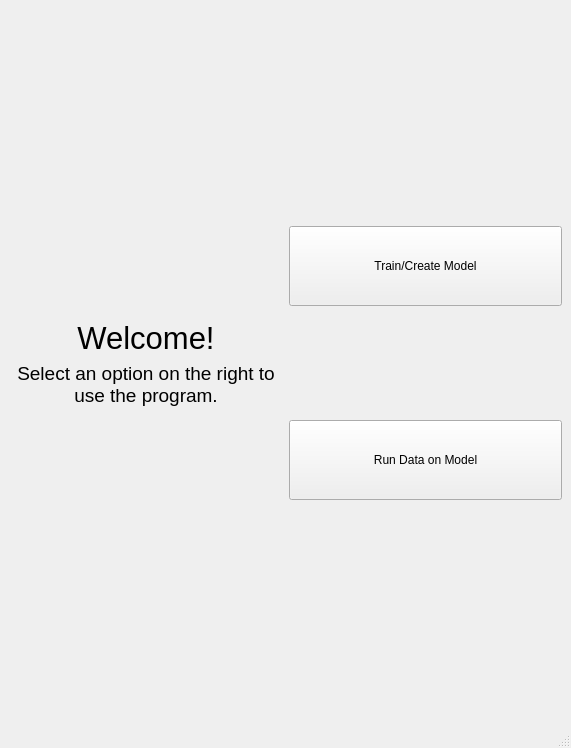
<?xml version="1.0" encoding="UTF-8"?>
<ui version="4.0">
 <class>MainWindow</class>
 <widget class="QMainWindow" name="MainWindow">
  <property name="geometry">
   <rect>
    <x>0</x>
    <y>0</y>
    <width>571</width>
    <height>748</height>
   </rect>
  </property>
  <property name="windowTitle">
   <string>MainWindow</string>
  </property>
  <widget class="QWidget" name="centralwidget">
   <layout class="QVBoxLayout" name="verticalLayout_3">
    <item>
     <layout class="QHBoxLayout" name="horizontalLayout">
      <item>
       <layout class="QVBoxLayout" name="verticalLayout_5">
        <item>
         <spacer name="verticalSpacer_2">
          <property name="orientation">
           <enum>Qt::Vertical</enum>
          </property>
          <property name="sizeHint" stdset="0">
           <size>
            <width>20</width>
            <height>40</height>
           </size>
          </property>
         </spacer>
        </item>
        <item>
         <widget class="QLabel" name="label">
          <property name="font">
           <font>
            <pointsize>23</pointsize>
           </font>
          </property>
          <property name="text">
           <string>Welcome!</string>
          </property>
          <property name="textFormat">
           <enum>Qt::RichText</enum>
          </property>
          <property name="alignment">
           <set>Qt::AlignCenter</set>
          </property>
          <property name="wordWrap">
           <bool>true</bool>
          </property>
         </widget>
        </item>
        <item>
         <widget class="QLabel" name="label_2">
          <property name="font">
           <font>
            <pointsize>14</pointsize>
           </font>
          </property>
          <property name="text">
           <string>Select an option on the right to use the program.</string>
          </property>
          <property name="textFormat">
           <enum>Qt::RichText</enum>
          </property>
          <property name="alignment">
           <set>Qt::AlignCenter</set>
          </property>
          <property name="wordWrap">
           <bool>true</bool>
          </property>
         </widget>
        </item>
        <item>
         <spacer name="verticalSpacer">
          <property name="orientation">
           <enum>Qt::Vertical</enum>
          </property>
          <property name="sizeHint" stdset="0">
           <size>
            <width>20</width>
            <height>40</height>
           </size>
          </property>
         </spacer>
        </item>
       </layout>
      </item>
      <item>
       <layout class="QVBoxLayout" name="verticalLayout_2" stretch="2,1,1,1,2">
        <item>
         <spacer name="verticalSpacer_4">
          <property name="orientation">
           <enum>Qt::Vertical</enum>
          </property>
          <property name="sizeHint" stdset="0">
           <size>
            <width>20</width>
            <height>40</height>
           </size>
          </property>
         </spacer>
        </item>
        <item>
         <widget class="QPushButton" name="pushButton">
          <property name="minimumSize">
           <size>
            <width>0</width>
            <height>80</height>
           </size>
          </property>
          <property name="text">
           <string>Train/Create Model</string>
          </property>
         </widget>
        </item>
        <item>
         <spacer name="verticalSpacer_5">
          <property name="orientation">
           <enum>Qt::Vertical</enum>
          </property>
          <property name="sizeHint" stdset="0">
           <size>
            <width>20</width>
            <height>40</height>
           </size>
          </property>
         </spacer>
        </item>
        <item>
         <widget class="QPushButton" name="pushButton_2">
          <property name="minimumSize">
           <size>
            <width>0</width>
            <height>80</height>
           </size>
          </property>
          <property name="text">
           <string>Run Data on Model</string>
          </property>
         </widget>
        </item>
        <item>
         <spacer name="verticalSpacer_3">
          <property name="orientation">
           <enum>Qt::Vertical</enum>
          </property>
          <property name="sizeHint" stdset="0">
           <size>
            <width>20</width>
            <height>40</height>
           </size>
          </property>
         </spacer>
        </item>
       </layout>
      </item>
     </layout>
    </item>
   </layout>
  </widget>
  <widget class="QMenuBar" name="menubar">
   <property name="geometry">
    <rect>
     <x>0</x>
     <y>0</y>
     <width>571</width>
     <height>20</height>
    </rect>
   </property>
  </widget>
  <widget class="QStatusBar" name="statusbar"/>
 </widget>
 <resources/>
 <connections/>
</ui>
